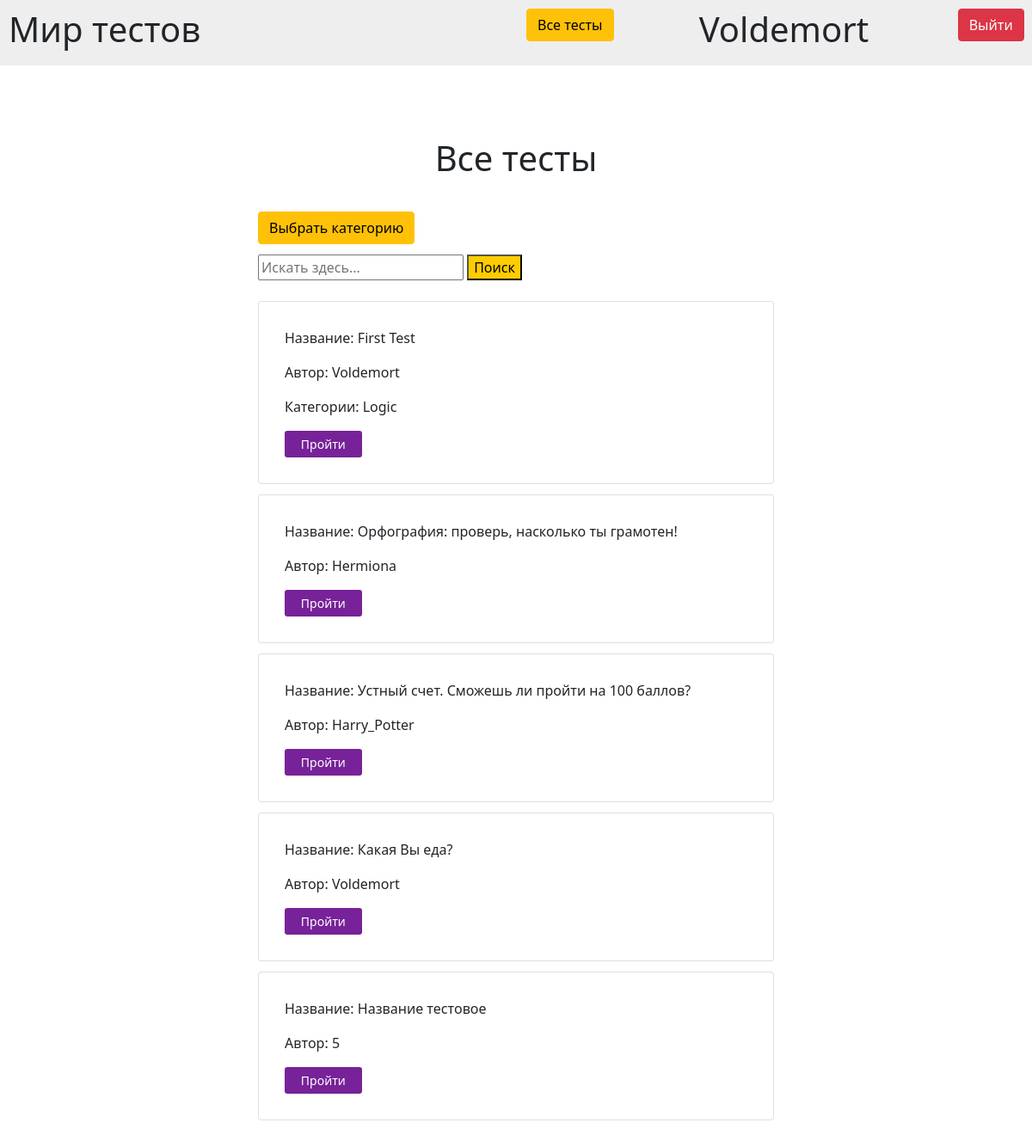
/alltests (signed in), run on the app's committed database.
### data/users.py (models this page shows)
class User(Base):
    __tablename__ = 'users'
    id = sqlalchemy.Column(sqlalchemy.Integer, primary_key=True, autoincrement=True)
    login = sqlalchemy.Column(sqlalchemy.String, unique=True, nullable=False)
    password = sqlalchemy.Column(sqlalchemy.String, unique=True, nullable=False)
    completed_tests = orm.relationship("Result", secondary="Results_of_CompletedTests", backref="users")
    offered_tests = orm.relationship("Test", secondary="OfferedTests", backref="users")

### data/tests.py (models this page shows, shortened)
class Test(Base):
    __tablename__ = 'tests'
    id = sqlalchemy.Column(sqlalchemy.Integer, primary_key=True, autoincrement=True)
    name = sqlalchemy.Column(sqlalchemy.String, unique=False, nullable=False)
    author = sqlalchemy.Column(sqlalchemy.Integer, sqlalchemy.ForeignKey('users.id'))
    content = sqlalchemy.Column(sqlalchemy.String)
    categories = orm.relationship("Category", secondary="Categories_to_Tests", backref="tests")
    with_points = sqlalchemy.Column(sqlalchemy.Boolean, default=0)
    results = sqlalchemy.Column(sqlalchemy.String)
    approved = sqlalchemy.Column(sqlalchemy.Boolean, default=1)
    def to_json(self, test):
        return {'id': test.id, 'name': test.name, 'author': test.author, 'questions': json.loads(test.content),
                'with_points': test.with_points, 'results': test.results, 'approved': test.approved,
                'categories': ', '.join([cat.name for cat in test.categories])}

### data/categories.py (models this page shows)
class Category(Base):
    __tablename__ = 'categories'
    id = sqlalchemy.Column(sqlalchemy.Integer, primary_key=True, autoincrement=True)
    name = sqlalchemy.Column(sqlalchemy.String, unique=False, nullable=False)

### data/application_tests.py (the view)
@bp.route("/alltests", methods=['GET', 'POST'])
@bp.route("/alltests/<category>", methods=['GET', 'POST'])
@login_required
def all_tests(category=None):
    if request.method == "POST":
        string = request.form['string']
        if string:
            tests = DataBase.set_names_to_authors_in_test(DataBase().search_test(string))
            return render_template("all_tests.html", tests=tests, title=f"Тесты по запросу: {string}")
    tests = DataBase.set_names_to_authors_in_test(DataBase().get_tests(category))
    return render_template("all_tests.html", tests=tests, title="Все тесты")

### data/application_user.py (called while the page is built)
def login_required(view):
    @functools.wraps(view)
    def wrapped_view(**kwargs):
        if g.user is None:
            return redirect("/")
        return view(**kwargs)
    return wrapped_view

@bp.before_app_request
def load_logged_in_user():
    user_id = session.get("user_id")
    if user_id is None:
        g.user = None
    else:
        g.user = User.query.filter(User.id == user_id).first()

### database.py (called while the page is built)
    @staticmethod
    def get_login_by_id(id):
        user = User.query.filter(User.id == id).first()
        return user.login

    @staticmethod
    def get_tests(category=None):
        tests = Test.query.all()
        tests_to_return = list()
        if not category:
            for test in tests:
                tests_to_return.append(Test().to_json(test))
        else:
            for test in tests:
                categories = [c.name for c in test.categories]
                if category in categories:
                    tests_to_return.append(Test().to_json(test))
        return tests_to_return

    @staticmethod
    def set_names_to_authors_in_test(tests_without_author):
        tests = []
        for test in tests_without_author:
            if test['approved']:
                test['author'] = DataBase().get_login_by_id(test['author'])
                tests.append(test)
        return tests

### data/templates/all_tests.html
{% extends "base.html" %}
{% block content %}
  <div class="text-center" style="padding: 10% 0 5% 0">
    <h1>Все тесты</h1>
  </div>
  <a class="btn btn-warning" href="{{ url_for('tests.select_category') }}">Выбрать категорию</a>
  <form method="post" style="padding: 2% 0 2% 0">
      <input name="string" id="string" placeholder="Искать здесь..." type="search">
      <button type="submit" style="background-color: #FFCC00">Поиск</button>
  </form>
  {% for test in tests %}
  <div class="card" style="padding: 5%; margin: 2% 0">
      <p>Название: {{ test.name }}</p>
      <p>Автор: {{ test.author }}</p>
      {% if test.categories %}
        <p>Категории: {{ test.categories }}</p>
      {% endif %}
      <a class="btn btn-sm col-md-2" style="background-color: #772299; color: #FFFFFF;"
         href="{{ url_for('tests.do_test', test_id=test.id) }}">Пройти</a>
  </div>
  {% endfor %}
{% endblock %}

### data/templates/base.html (shortened to what this page needs)
<!DOCTYPE html>
<html lang="en">
<head>
    <link rel="stylesheet"
      href="https://cdn.jsdelivr.net/npm/bootstrap@5.0.0-beta1/dist/css/bootstrap.min.css"
>
</head>
<body>
    <div class="row" style="background: #EEEEEE; padding: 10px;">
        <div class="col-md-6">
            <h1>Мир тестов</h1>
        </div >
        {% if g.user %}
            <div class="col-md-2"><a class="btn btn-warning" href="{{ url_for('tests.all_tests') }}">Все тесты</a></div>
            <div class="col-md-3"><a href="{{ url_for('tests.user_page') }}" class="text-decoration-none text-reset"><h1>
                {{ g.user.login }}</h1></a></div>
            <div class="col-md-1 text-end"><a class="btn btn-danger" href="{{ url_for('user.logout') }}">Выйти</a></div>
        {% else %}
            <div class="col-md-6 text-end"><a class="btn btn-success" href="{{ url_for('user.login') }}">Войти</a></div>
        {% endif %}
    </div>
    <div style="margin: 2% 25%;">
    {% block content %}{% endblock %}
    </div>
</body>
</html>

### data on the page
User: user.login "Voldemort", author "Voldemort" "Voldemort"
Test: name "First Test"
Category: categories "Logic"
Test: name "Орфография: проверь, насколько ты грамотен!"
User: author "Hermiona"
Test: name "Устный счет. Сможешь ли пройти на 100 баллов?"
User: author "Harry_Potter"
Test: name "Какая Вы еда?"
Test: name "Название тестовое", author "5"
